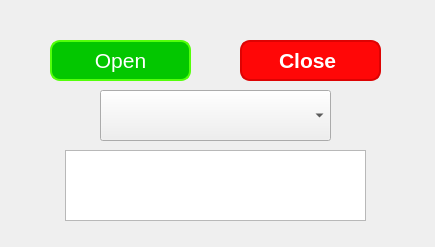
<?xml version="1.0" encoding="UTF-8"?>
<ui version="4.0">
 <class>windowset</class>
 <widget class="QWidget" name="windowset">
  <property name="geometry">
   <rect>
    <x>0</x>
    <y>0</y>
    <width>435</width>
    <height>247</height>
   </rect>
  </property>
  <property name="windowTitle">
   <string>Form</string>
  </property>
  <widget class="QPushButton" name="Open_Button">
   <property name="geometry">
    <rect>
     <x>50</x>
     <y>40</y>
     <width>141</width>
     <height>41</height>
    </rect>
   </property>
   <property name="styleSheet">
    <string notr="true">QPushButton {
	border: 2px solid rgb(83, 255, 10);
	border-radius: 10px;	
	color:rgb(255,255,255);
	font-family:&quot;Arial&quot;;
	font-size: 21px;
	background-color: rgb(3, 199, 0);
}
QPushButton:hover {
	border: 2px solid rgb(40, 74, 27);
	background-color: rgb(56, 120, 48);
}
QPushButton:pressed {	
	border: 2px solid rgb(167, 255, 119);
	background-color:rgb(93, 255, 23) ;
}

</string>
   </property>
   <property name="text">
    <string>Open</string>
   </property>
  </widget>
  <widget class="QPushButton" name="Close_Button">
   <property name="geometry">
    <rect>
     <x>240</x>
     <y>40</y>
     <width>141</width>
     <height>41</height>
    </rect>
   </property>
   <property name="font">
    <font>
     <family>Arial</family>
     <pointsize>-1</pointsize>
     <italic>false</italic>
     <bold>true</bold>
    </font>
   </property>
   <property name="mouseTracking">
    <bool>true</bool>
   </property>
   <property name="tabletTracking">
    <bool>true</bool>
   </property>
   <property name="styleSheet">
    <string notr="true">QPushButton {
	border: 2px solid rgb(221, 3, 3);
	border-radius: 10px;	
	color:rgb(255,255,255);
	font-family:&quot;Arial&quot;;
	font-size: 21px;
	background-color: rgb(255, 7, 7);
}
QPushButton:hover {
	border: 2px solid rgb(180, 16, 11);
	background-color: rgb(161, 0, 0);
}
QPushButton:pressed {	
	border: 2px solid rgb(255, 21, 0);
	background-color:rgb(255, 18, 1);
}

</string>
   </property>
   <property name="text">
    <string>Close </string>
   </property>
   <property name="checkable">
    <bool>false</bool>
   </property>
   <property name="autoDefault">
    <bool>false</bool>
   </property>
   <property name="default">
    <bool>false</bool>
   </property>
   <property name="flat">
    <bool>false</bool>
   </property>
  </widget>
  <widget class="QComboBox" name="room_name">
   <property name="geometry">
    <rect>
     <x>100</x>
     <y>90</y>
     <width>231</width>
     <height>51</height>
    </rect>
   </property>
  </widget>
  <widget class="QTextBrowser" name="textBrowser">
   <property name="geometry">
    <rect>
     <x>65</x>
     <y>150</y>
     <width>301</width>
     <height>71</height>
    </rect>
   </property>
  </widget>
 </widget>
 <resources/>
 <connections/>
</ui>
